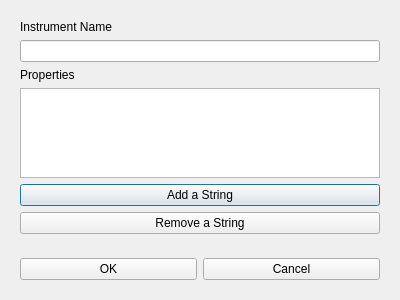
<?xml version="1.0" encoding="UTF-8"?>
<ui version="4.0">
 <class>NewInstrumentDialog</class>
 <widget class="QDialog" name="NewInstrumentDialog">
  <property name="geometry">
   <rect>
    <x>0</x>
    <y>0</y>
    <width>400</width>
    <height>300</height>
   </rect>
  </property>
  <property name="windowTitle">
   <string>Dialog</string>
  </property>
  <layout class="QVBoxLayout" name="verticalLayout">
   <item>
    <widget class="QWidget" name="workArea" native="true">
     <layout class="QVBoxLayout" name="verticalLayout_2">
      <item>
       <widget class="QLabel" name="label_2">
        <property name="text">
         <string>Instrument Name</string>
        </property>
       </widget>
      </item>
      <item>
       <widget class="QLineEdit" name="lineEdit"/>
      </item>
      <item>
       <widget class="QLabel" name="label">
        <property name="text">
         <string>Properties</string>
        </property>
       </widget>
      </item>
      <item>
       <widget class="QTableView" name="tableView"/>
      </item>
      <item>
       <widget class="QPushButton" name="addStringButton">
        <property name="text">
         <string>Add a String</string>
        </property>
       </widget>
      </item>
      <item>
       <widget class="QPushButton" name="pushButton_4">
        <property name="text">
         <string>Remove a String</string>
        </property>
       </widget>
      </item>
     </layout>
    </widget>
   </item>
   <item alignment="Qt::AlignBottom">
    <widget class="QWidget" name="buttonArea" native="true">
     <layout class="QHBoxLayout" name="horizontalLayout">
      <item>
       <widget class="QPushButton" name="pushButton">
        <property name="text">
         <string>OK</string>
        </property>
       </widget>
      </item>
      <item>
       <widget class="QPushButton" name="cancelButton">
        <property name="text">
         <string>Cancel</string>
        </property>
       </widget>
      </item>
     </layout>
    </widget>
   </item>
  </layout>
 </widget>
 <resources/>
 <connections>
  <connection>
   <sender>cancelButton</sender>
   <signal>released()</signal>
   <receiver>NewInstrumentDialog</receiver>
   <slot>close()</slot>
   <hints>
    <hint type="sourcelabel">
     <x>292</x>
     <y>270</y>
    </hint>
    <hint type="destinationlabel">
     <x>199</x>
     <y>149</y>
    </hint>
   </hints>
  </connection>
 </connections>
</ui>
